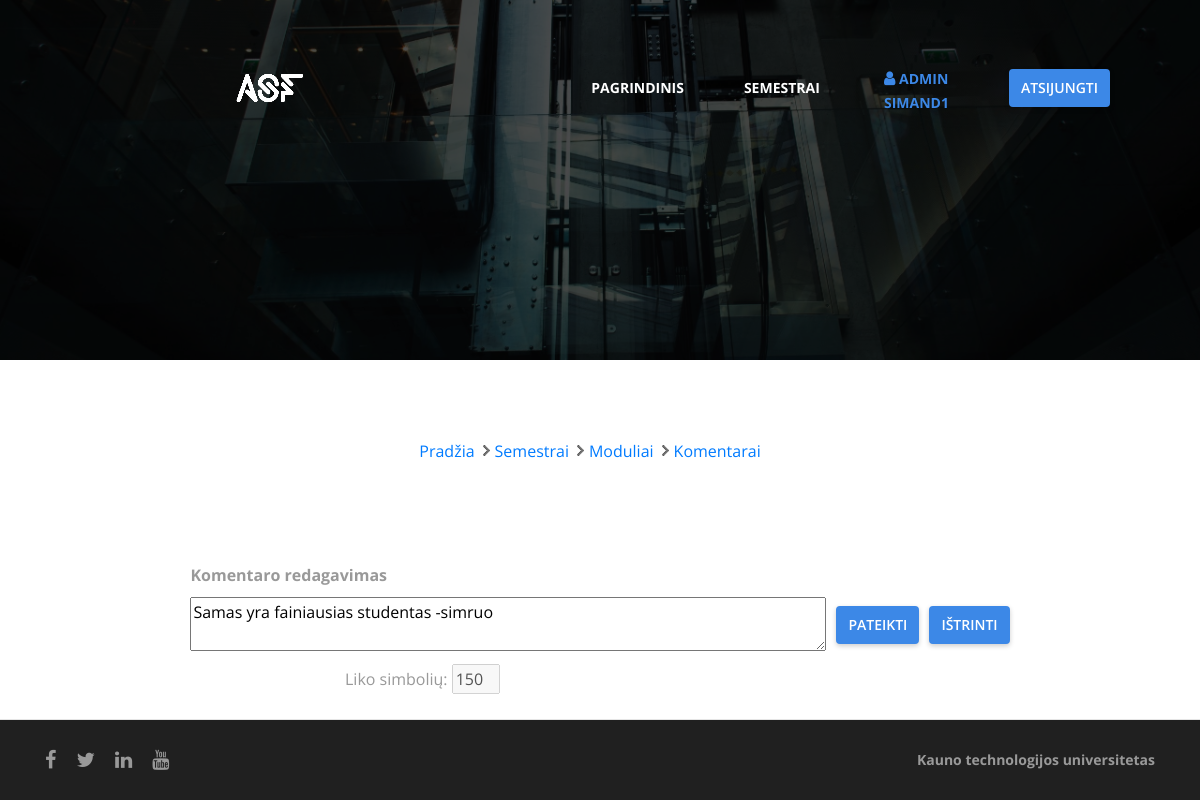
/redaguotiKomentara.php?comment=1268 (signed in), run on an earlier commit of the app's database.
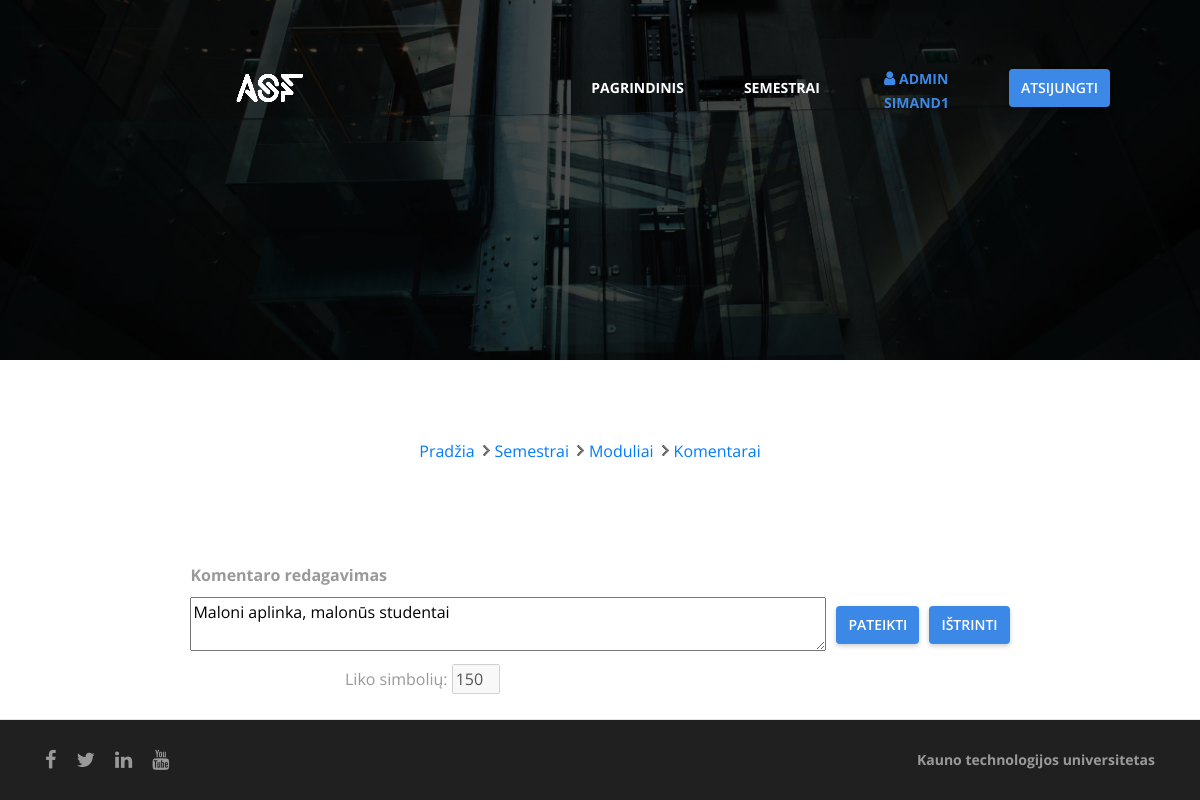
And on a later commit of the database.
### tables this page shows
CREATE TABLE `komentarai` (
  `id` int(255) NOT NULL,
  `Komentaras` varchar(255) DEFAULT NULL,
  `Upvote` int(11) DEFAULT NULL,
  `Perziureta` tinyint(1) DEFAULT NULL,
  `Data` datetime DEFAULT NULL
);

### Model/db.php (called while the page is built, shortened)
<?php
    $usr = 'root';
    $pwd = '';
    $server = 'localhost';
    $db = 'forumas';
    $connect = mysqli_connect($server, $usr, $pwd);
    $db=mysqli_select_db($connect, $db);
?>

### Model/edit.php (called while the page is built, shortened)
<?php
class edit {
    private $comment_table;
    public function __construct() {
        $this->comment_table = "komentarai";
    }
    public function TakeComment($comment_id) {
        include 'db.php';
        $query = "SELECT `id`, `Komentaras`, `Upvote`, `Perziureta`, `Data`"
                . "FROM `{$this->comment_table}` "
                . "WHERE `id`='{$comment_id}' ";
        $result = mysqli_query($connect,$query);
        if(is_bool($result))
            return false;
        else if (mysqli_num_rows($result) != 0) {
            return $result;
        }
        return false;
    }
}

### Control/edit.control.php (called while the page is built, shortened)
<?php
include 'Model/edit.php';
$editObj = new edit();
$newComment = $editObj -> TakeComment($_GET['comment']);
?>

### redaguotiKomentara.php (the view, shortened to what this page needs)
<!DOCTYPE html>
<?php
include('Control/edit.control.php');
?>
<html lang="en">
    <head>
        <link href="css/vendor/bootstrap.css" rel="stylesheet" />
        <link href="css/vendor/font-awesome.css" rel="stylesheet" />
        <link href="css/main.css" rel="stylesheet" />
        <link rel="stylesheet" type="text/css" href="css/login.css">
        <link rel="stylesheet" type="text/css" href="css/moduliuStyle.css">
    </head>
    <body>
        <header>
            <div class="containerH">
                <div class="logo">
                    <a href="index.php"><img src="assets/img/logobalta.png" alt="" /></a>
                </div>
                <div class="menu">
                    <ul>
                        <li><a style="margin-top: 17px; font-weight:bold;" href="index.php">Pagrindinis</a></li>
                        <li><a style="margin-top: 17px; font-weight:bold;" href="semestrai.php">Semestrai</a></li>
                        <li>&nbsp;</li>
                        <?php if (isset($_SESSION['name'])) { ?>
                            <ui style="float: left; margin-top: 5px; " class="logas pull-right">
                                <a  class="fa fa-user fa-1x" aria-hidden="true">
                                    <a style="font-family: 'Open Sans';text-transform: uppercase; font-size: 14px; font-weight:bold;">
                                        <?php
                                        if (isset($_SESSION['name'])) {
                                            echo nl2br($_SESSION['user'] . "\r\n" . $_SESSION['name']);
                                        }
                                        ?>
                                    </a>
                                </a>
                            </ui>
                        <?php } ?>
                        <li><?php if (isset($_SESSION['logged']) && $_SESSION['logged'] == true) { ?>
                                <div class="pullRight">
                                    <form action="" method="post">
                                        <button  style="width:auto;" type="logout" name="logout">Atsijungti</button>
                                    </form>
                                </div>
                            <?php } ?>
                        </li>
                    </ul>
                </div>
            </div>
        </header>
        <div class="intro-page" style="background-image: url('assets/img/backgr.jpg')">
        </div>
        <div class="pagePath" style="padding-bottom: 0px;">
            <li><a href='index.php'>Pradžia</a></li>
            <li><a href='semestrai.php'>Semestrai</a>
            <li><a href='semestroModuliai.php?semester=<?php echo $_GET['semester']; ?>'>Moduliai</a></li>
            <li><a href='komentarai.php?semester=<?php echo $_GET['semester']; ?>&id=<?php echo $_GET['id']; ?>&name=<?php echo $_GET['name']; ?>'>Komentarai</a></li>
        </div>
        <?php if (isset($_GET['comment'])) {
            ?>
            <div>
                <section class="four-elements">
                    <div class="container" style="width: 45%">
                        <form action="" method="POST">
                            <table class="tcomments">
                                <tr>
                                    <th>Komentaro redagavimas</th>
                                    <th></th>
                                </tr>
                                <?php foreach ($newComment as $key => $val) { ?>
                                    <tr>
                                        <td> <textarea onkeyup="textCounter(this, 'counter', 150);" id="komentaras" name="komentaras" rows="2" cols="75" required><?php if (!isset($_POST['redaguoti'])) echo $val['Komentaras']; ?></textarea> </td>
                                        <td style="padding-top:0px;"><button type="submit" name="redaguoti" style="size: 100px;">Pateikti</button> </td>
                                        <td style="padding-top:0px;"><button type="submit" name="istrinti" style="size: 100px;">Ištrinti</button> </td>
                                    </tr>
                                <?php } ?>
                            </table>
                            Liko simbolių: <input disabled  maxlength="3" size="3" value="150" id="counter">
                        </form>
                    </div>
                </section>
            </div>
        <?php } ?>
        <footer>
            <div class="container">
                <div class="row">
                    <div class="col-md-6 col-sm-12">
                        <ul>
                            <li><a href="https://www.facebook.com/ktu.lt"><i class="fa fa-facebook"></i></a></li>
                            <li><a href="https://twitter.com/ktuspace"><i class="fa fa-twitter"></i></a></li>
                            <li><a href="https://www.linkedin.com/school/ktu/"><i class="fa fa-linkedin"></i></a></li>
                            <li><a href="https://www.youtube.com/user/ktuvideo"><i class="fa fa-youtube"></i></a></li>
                        </ul>
                    </div>
                    <div class="col-md-6 col-sm-12">
                        <p><a href="https://ktu.edu/">Kauno technologijos universitetas</a></p>
                    </div>
                </div>
            </div>
        </footer>
    </body>
</html>

### css/main.css (style rules this page uses)
html { height:100% }
body { font-family: "Open Sans"; font-weight: 400; color: #999999; display: flex; flex-direction :column; min-height:100%; }
a { -webkit-transition: all 0.3s ease; transition: all 0.3s ease; }
img { max-width: 100%; }
ul, li { margin: 0; padding: 0; list-style: none; }
.container { max-width: 1140px; width: 100%; }
a, a:hover, button, button:hover, .btnborder, .btntop { -webkit-transition: all 0.3s ease-in-out; transition: all 0.3s ease-in-out; }
.four-elements { padding: 25px 0; border-bottom: 1px solid #e5e5e5; }
header { overflow: hidden; display: block; position: absolute; width: 100%; top: 0; left: 0; z-index: 99; padding: 40px 0; -webkit-transition: all 0.3s ease; transition: all 0.3s ease; }
header .menu li { float: left; margin-left: 60px; }
header .menu li a { display: block; font: 500 14px "Open Sans"; color: #ffffff; text-transform: uppercase; }
footer { background: #202020; padding: 25px 0; overflow: hidden; display: block; margin-top:auto; }
footer .row { -webkit-box-align: center; -webkit-align-items: center; -ms-flex-align: center; align-items: center; }
footer ul { overflow: hidden; }
footer ul li { float: left; margin-right: 20px; display: inline-block; }
footer ul li a { font-size: 20px; color: #999999; }
footer p { font: 700 14px/1 "Open Sans"; color: #999999; text-align: right; margin: 0; }
footer p a { color: #999999; }
.intro-page { padding: 200px 0 140px; background-image: url("../assets/img/slider.jpg"); background-size: cover; background-position: center; color: #ffffff; position: relative; }
.intro-page:before { content: ""; background: rgba(0, 0, 0, 0.7); position: absolute; left: 0; top: 0; right: 0; bottom: 0; z-index: 0; }

### css/login.css (style rules this page uses)
header .containerH { margin-left:200px; margin-right:40px; display: -webkit-box; display: -webkit-flex; display: -ms-flexbox; display: flex; -webkit-box-align: center; -webkit-align-items: center; -ms-flex-align: center; align-items: center; -webkit-box-pack: justify; -webkit-justify-content: space-between; -ms-flex-pack: justify; justify-content: space-between; position: relative; }
.pagePath { margin: 2px; padding-top: 20px; display: flex; flex-grow: 1; align-items: center; justify-content: center; }
.pagePath li { float: left; display: block; margin-right: 5px; background: url(page-path-separator.png) center right no-repeat; padding-right: 15px; }
.pagePath li:last-child { background: none; }
.logas { color: #3c88e7; }
.pullRight { float: right; display: inline-block; padding-right: 50px; }
button { display: inline-block; min-width: 100%; padding: 10px 10px; border: 2px solid #3c88e7; text-align: center; font: 600 14px/1 "Open Sans"; background: #3c88e7; color: #ffffff; margin: 8px 0; border-radius: 4px; text-transform: uppercase; -webkit-box-shadow: 0 2px 5px rgba(0, 0, 0, 0.2); box-shadow: 0 2px 5px rgba(0, 0, 0, 0.2); }
* { outline: none; }

### css/moduliuStyle.css (style rules this page uses)
.tcomments { height: auto; margin: 2px; padding-top: 10px; display: flex; flex-grow: 1; align-items: center; justify-content: center; }
.tcomments th { padding: 5px; }
.tcomments tr { align-items: center; }
.tcomments td { padding: 5px; align-items: center; text-align:center; }

What changed in the data, as far as the page shows it:
changed komentarai: komentaras "Samas yra fainiausias studentas -simruo" → "Maloni aplinka, malonūs studentai"
